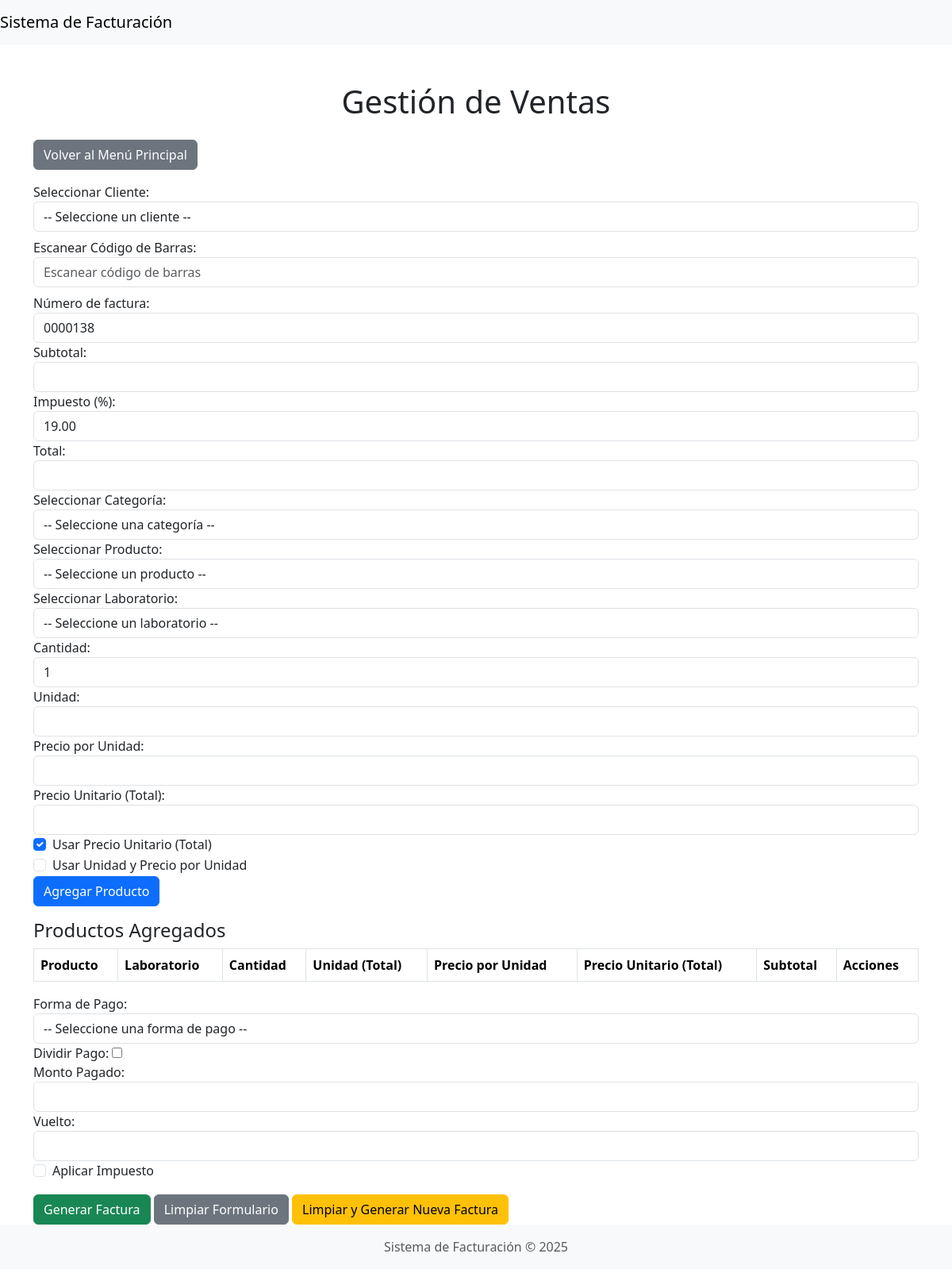
/ventas.php, run on an earlier commit of the app's database.
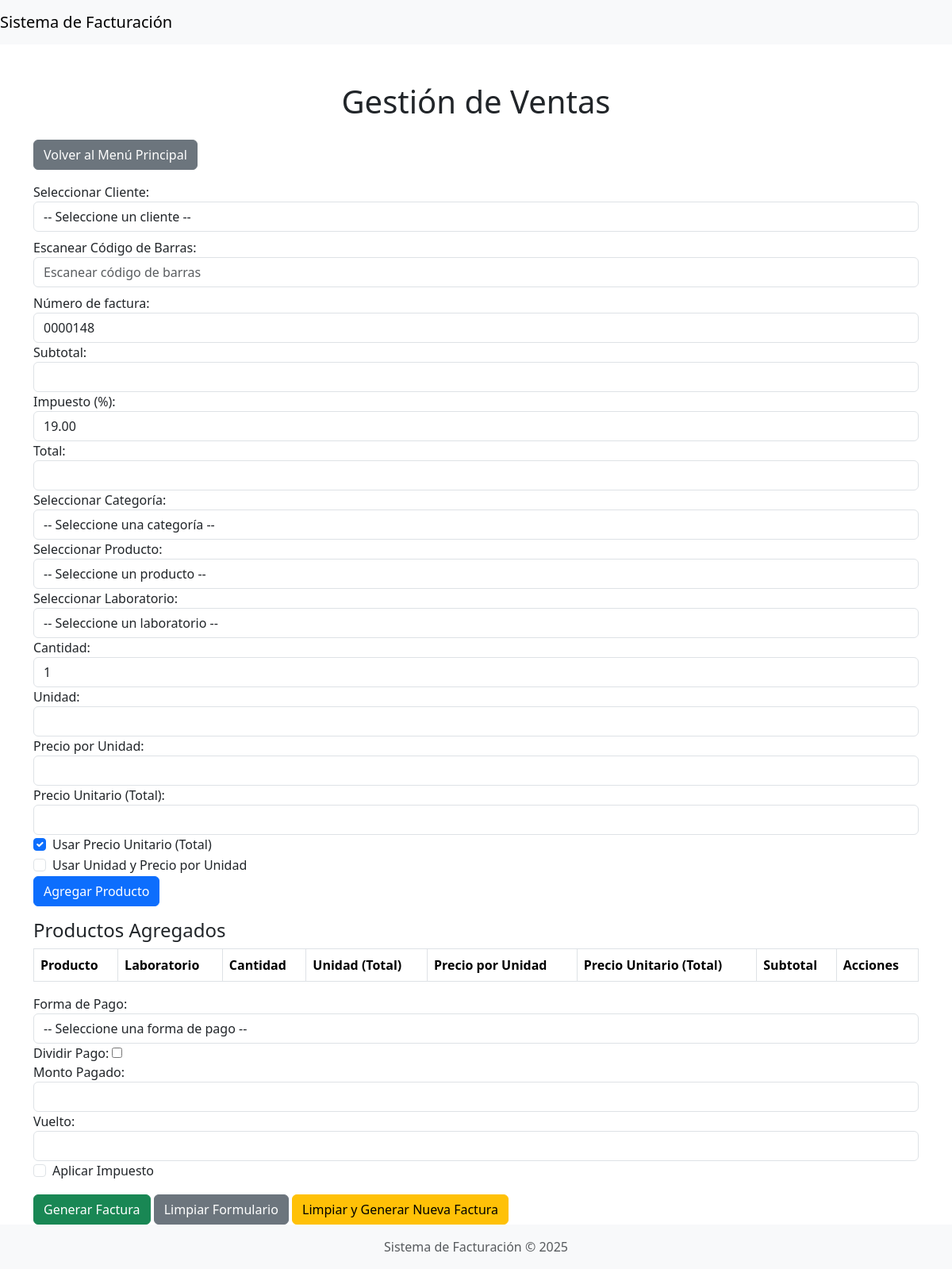
And on a later commit of the database.
### tables this page shows
CREATE TABLE `configuracion_impuestos` (
  `id` int(11) NOT NULL AUTO_INCREMENT,
  `porcentaje` decimal(5,2) NOT NULL,
  `numero_factura_inicial` int(11) NOT NULL DEFAULT 100,
  `comision_mesero` decimal(5,2) DEFAULT 0.00,
  `aplica_impuesto` tinyint(1) DEFAULT 1,
  `aplica_comision` tinyint(1) DEFAULT 0,
  PRIMARY KEY (`id`)
);

### db.php (called while the page is built, shortened)
<?php
if (!class_exists('Database')) {
    class Database
    {
        private $conn;
        public function __construct()
        {
            $this->conn = new mysqli(DB_HOST, DB_USER, DB_PASS, DB_NAME);
        }
        public function query($sql)
        {
            return $this->conn->query($sql);
        }
    }
}

### ventas.php (the view, shortened to what the changed rows need)
<?php
include 'db.php';
$db = new Database();
$impuesto = $db->query("SELECT porcentaje FROM configuracion_impuestos WHERE id = 1")->fetch_assoc();
$numero_factura_query = $db->query("SELECT numero_factura_inicial FROM configuracion_impuestos WHERE id = 1");
$numero_factura = $numero_factura_query->fetch_assoc()['numero_factura_inicial'] ?? '0000001';
$numero_factura = str_pad($numero_factura, 7, '0', STR_PAD_LEFT);
?>
<?php include 'includes/header.php'; ?>
<div class="container mt-5">
    <h1 class="text-center mb-4">Gestión de Ventas</h1>
    <form id="formulario-venta" method="POST" action="procesar_venta.php" target="_blank">
        <div class="form-group">
            <label for="numero_factura">Número de factura:</label>
            <input type="text" class="form-control" id="numero_factura" name="numero_factura" value="<?php echo $numero_factura; ?>" readonly>
        </div>
        <div class="form-group">
            <label for="impuesto">Impuesto (%):</label>
            <input type="number" class="form-control" id="impuesto" name="impuesto" value="<?php echo $impuesto['porcentaje']; ?>" readonly>
        </div>
        <div id="productos-agregados" class="mt-3">
            <table class="table table-bordered">
                <thead>
                    <tr>
                        <th>Producto</th>
                        <th>Laboratorio</th>
                        <th>Cantidad</th>
                        <th>Unidad (Total)</th>
                        <th>Precio por Unidad</th>
                        <th>Precio Unitario (Total)</th>
                        <th>Subtotal</th>
                        <th>Acciones</th>
                    </tr>
                </thead>
            </table>
        </div>
    </form>
</div>
<?php include 'includes/footer.php'; ?>

What changed in the data, as far as the page shows it:
changed configuracion_impuestos: numero_factura "0000138" → "0000148"
